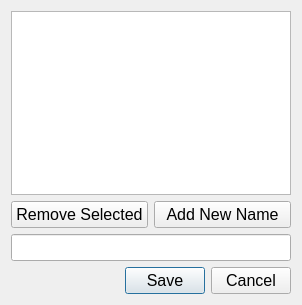
<?xml version="1.0" encoding="UTF-8"?>
<ui version="4.0">
 <class>technicianNameDialog</class>
 <widget class="QDialog" name="technicianNameDialog">
  <property name="windowModality">
   <enum>Qt::NonModal</enum>
  </property>
  <property name="geometry">
   <rect>
    <x>0</x>
    <y>0</y>
    <width>302</width>
    <height>305</height>
   </rect>
  </property>
  <property name="font">
   <font>
    <family>Cantarell</family>
    <pointsize>12</pointsize>
    <weight>50</weight>
    <italic>false</italic>
    <bold>false</bold>
   </font>
  </property>
  <property name="windowTitle">
   <string>Technicians</string>
  </property>
  <property name="styleSheet">
   <string notr="true">font: 12pt &quot;Cantarell&quot;;</string>
  </property>
  <layout class="QVBoxLayout" name="verticalLayout">
   <item>
    <widget class="QListWidget" name="listWidget_technicianNames">
     <property name="font">
      <font>
       <family>Cantarell</family>
       <pointsize>12</pointsize>
       <weight>50</weight>
       <italic>false</italic>
       <bold>false</bold>
      </font>
     </property>
     <property name="focusPolicy">
      <enum>Qt::ClickFocus</enum>
     </property>
     <property name="editTriggers">
      <set>QAbstractItemView::NoEditTriggers</set>
     </property>
     <property name="showDropIndicator" stdset="0">
      <bool>false</bool>
     </property>
     <property name="alternatingRowColors">
      <bool>true</bool>
     </property>
     <property name="resizeMode">
      <enum>QListView::Adjust</enum>
     </property>
     <property name="viewMode">
      <enum>QListView::ListMode</enum>
     </property>
     <property name="modelColumn">
      <number>0</number>
     </property>
     <property name="sortingEnabled">
      <bool>false</bool>
     </property>
    </widget>
   </item>
   <item>
    <layout class="QHBoxLayout" name="horizontalLayout">
     <item>
      <widget class="QPushButton" name="pushButton_remove">
       <property name="enabled">
        <bool>true</bool>
       </property>
       <property name="font">
        <font>
         <family>Cantarell</family>
         <pointsize>12</pointsize>
         <weight>50</weight>
         <italic>false</italic>
         <bold>false</bold>
        </font>
       </property>
       <property name="text">
        <string>Remove Selected</string>
       </property>
      </widget>
     </item>
     <item>
      <widget class="QPushButton" name="pushButton_add">
       <property name="enabled">
        <bool>true</bool>
       </property>
       <property name="font">
        <font>
         <family>Cantarell</family>
         <pointsize>12</pointsize>
         <weight>50</weight>
         <italic>false</italic>
         <bold>false</bold>
        </font>
       </property>
       <property name="focusPolicy">
        <enum>Qt::TabFocus</enum>
       </property>
       <property name="toolTip">
        <string>Add to list</string>
       </property>
       <property name="text">
        <string>Add New Name</string>
       </property>
      </widget>
     </item>
    </layout>
   </item>
   <item>
    <layout class="QHBoxLayout" name="horizontalLayout_2">
     <item>
      <widget class="QLineEdit" name="lineEdit_newTechnician"/>
     </item>
    </layout>
   </item>
   <item>
    <widget class="QDialogButtonBox" name="buttonBox">
     <property name="standardButtons">
      <set>QDialogButtonBox::Cancel|QDialogButtonBox::Save</set>
     </property>
    </widget>
   </item>
  </layout>
 </widget>
 <tabstops>
  <tabstop>lineEdit_newTechnician</tabstop>
  <tabstop>pushButton_add</tabstop>
  <tabstop>pushButton_remove</tabstop>
 </tabstops>
 <resources/>
 <connections>
  <connection>
   <sender>pushButton_add</sender>
   <signal>clicked()</signal>
   <receiver>technicianNameDialog</receiver>
   <slot>add_item()</slot>
   <hints>
    <hint type="sourcelabel">
     <x>181</x>
     <y>195</y>
    </hint>
    <hint type="destinationlabel">
     <x>260</x>
     <y>174</y>
    </hint>
   </hints>
  </connection>
  <connection>
   <sender>pushButton_remove</sender>
   <signal>clicked()</signal>
   <receiver>technicianNameDialog</receiver>
   <slot>remove_item()</slot>
   <hints>
    <hint type="sourcelabel">
     <x>85</x>
     <y>196</y>
    </hint>
    <hint type="destinationlabel">
     <x>4</x>
     <y>151</y>
    </hint>
   </hints>
  </connection>
  <connection>
   <sender>buttonBox</sender>
   <signal>accepted()</signal>
   <receiver>technicianNameDialog</receiver>
   <slot>accept()</slot>
   <hints>
    <hint type="sourcelabel">
     <x>249</x>
     <y>269</y>
    </hint>
    <hint type="destinationlabel">
     <x>296</x>
     <y>201</y>
    </hint>
   </hints>
  </connection>
  <connection>
   <sender>buttonBox</sender>
   <signal>rejected()</signal>
   <receiver>technicianNameDialog</receiver>
   <slot>reject()</slot>
   <hints>
    <hint type="sourcelabel">
     <x>165</x>
     <y>279</y>
    </hint>
    <hint type="destinationlabel">
     <x>4</x>
     <y>210</y>
    </hint>
   </hints>
  </connection>
 </connections>
 <slots>
  <slot>add_item()</slot>
  <slot>remove_item()</slot>
 </slots>
</ui>
